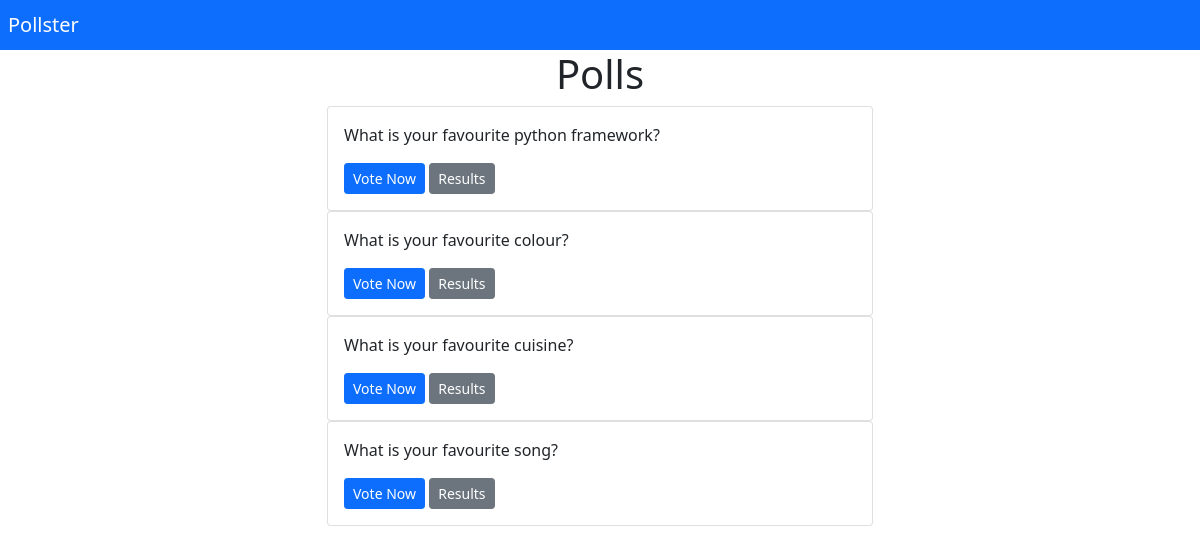
Screenshot of /polls/ with the database file from the repository.
### polls/models.py (models this page shows, shortened)
class Question(models.Model):
    question_title=models.CharField(max_length=200)
    pub_date=models.DateTimeField(auto_now_add=True)

### polls/views.py (the view)
# urls.py: path('polls/',polls_views.list,name="list"),
def list(request):
    questions=Question.objects.all()
    context={'questions':questions}
    return render(request,'polls/list.html',context)

### polls/templates/polls/list.html
{% extends 'polls/base.html' %}
{% block content %}
<h1><center>Polls</center></h1>
{% for question in questions %}
<div class="card">
<div class="card-body">
<p>{{question.question_title}}</p>
<a href="{% url 'detail_question' question.pk %}" class="btn btn-primary btn-sm">Vote Now</a>
<a href="{% url 'results_question' question.pk %}" class="btn btn-secondary btn-sm">Results</a>
</div>
</div>
{% endfor %}
{% endblock %}

### rows the page displays
Question: question_title "What is your favourite python framework?"
Question: question_title "What is your favourite colour?"
Question: question_title "What is your favourite cuisine?"
Question: question_title "What is your favourite song?"
